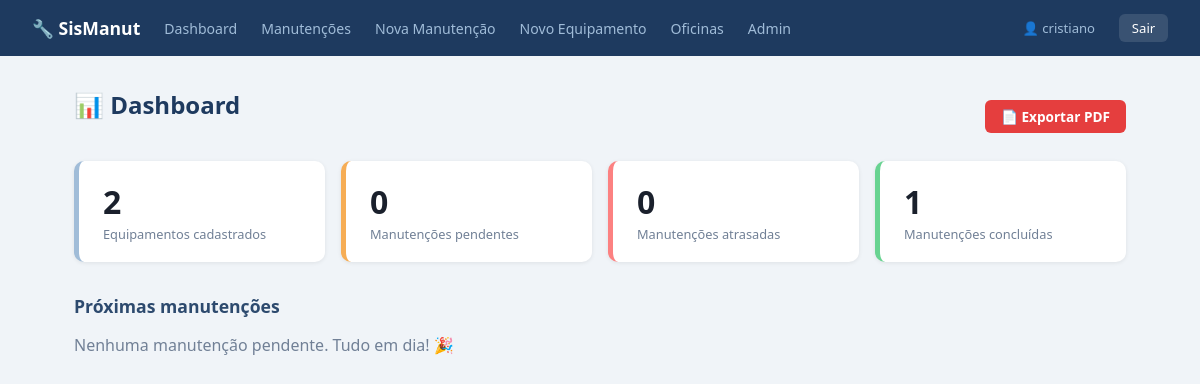
The app's page / (signed in), older data.
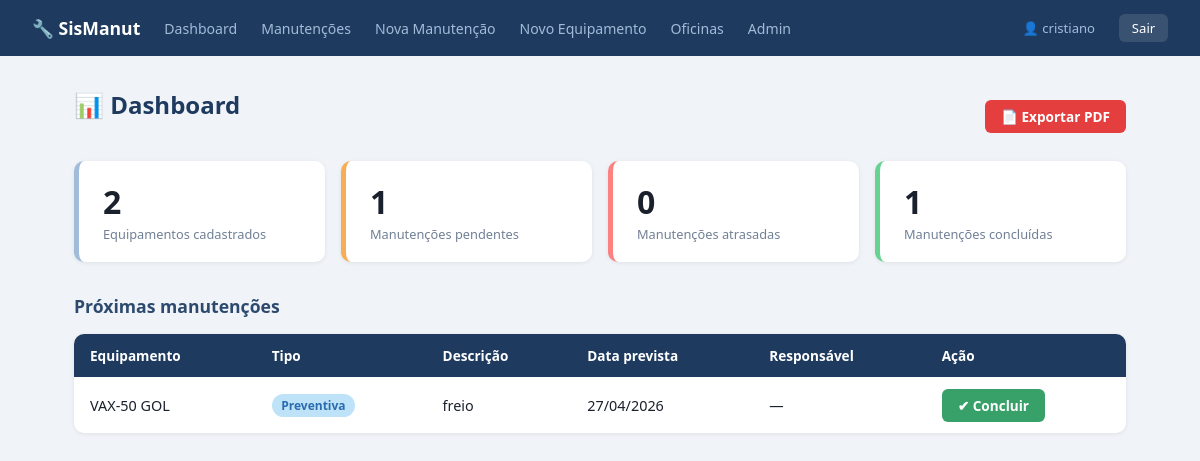
The same page, newer data.
### manutencao/models.py (models this page shows, shortened)
class Manutencao(models.Model):
    TIPO_CHOICES = [
        ("preventiva", "Preventiva"),
        ("corretiva",  "Corretiva"),
    ]
    STATUS_CHOICES = [
        ("pendente",  "Pendente"),
        ("concluida", "Concluída"),
        ("atrasada",  "Atrasada"),
    ]
    equipamento    = models.ForeignKey(
        Equipamento,
        on_delete=models.CASCADE,
        related_name="manutencoes"
    )
    tipo           = models.CharField(max_length=20, choices=TIPO_CHOICES)
    descricao      = models.TextField()
    data_registro  = models.DateField(auto_now_add=True)  # preenchido automaticamente ao salvar
    data_prevista  = models.DateField()
    data_realizada = models.DateField(null=True, blank=True)
    status         = models.CharField(max_length=20, choices=STATUS_CHOICES, default="pendente")
    responsavel    = models.CharField(max_length=100, blank=True)
    horimetro      = models.PositiveIntegerField(null=True, blank=True, verbose_name="Horímetro (h)")
    oficina        = models.ForeignKey(
        Oficina,
        on_delete=models.SET_NULL,
        null=True, blank=True,
        related_name="manutencoes",
        verbose_name="Oficina"
    )
    class Meta:
        verbose_name        = "Manutenção"
        verbose_name_plural = "Manutenções"
        ordering            = ["data_prevista"]

class Equipamento(models.Model):
    nome        = models.CharField(max_length=100)
    localizacao = models.CharField(max_length=100)
    descricao   = models.TextField(blank=True)
    def __str__(self):
        return self.nome
    class Meta:
        verbose_name        = "Equipamento"
        verbose_name_plural = "Equipamentos"
        ordering            = ["nome"]

### manutencao/views.py (the view)
# urls.py: path("",                               views.dashboard,             name="dashboard"),
@login_required
def dashboard(request):
    _atualizar_atrasadas()
    equipamentos = Equipamento.objects.all()
    manutencoes  = Manutencao.objects.select_related("equipamento").all()
    context = {
        "total_equipamentos": equipamentos.count(),
        "pendentes":          manutencoes.filter(status="pendente").count(),
        "atrasadas":          manutencoes.filter(status="atrasada").count(),
        "concluidas":         manutencoes.filter(status="concluida").count(),
        "proximas":           manutencoes.filter(status="pendente").order_by("data_prevista")[:5],
    }
    return render(request, "manutencao/dashboard.html", context)

### manutencao/views.py (called while the page is built)
def _atualizar_atrasadas():
    hoje = timezone.now().date()
    Manutencao.objects.filter(
        status="pendente",
        data_prevista__lt=hoje
    ).update(status="atrasada")

### manutencao/templates/manutencao/dashboard.html (shortened to what this page needs)
{% extends "manutencao/base.html" %}
{% block conteudo %}
<div class="toolbar">
  <h1>📊 Dashboard</h1>
  <a href="{% url 'exportar_pdf' %}" class="btn btn-pdf">📄 Exportar PDF</a>
</div>
<div class="cards">
  <div class="card">
    <div class="numero">{{ total_equipamentos }}</div>
    <div class="label">Equipamentos cadastrados</div>
  </div>
  <div class="card pendente">
    <div class="numero">{{ pendentes }}</div>
    <div class="label">Manutenções pendentes</div>
  </div>
  <div class="card atrasada">
    <div class="numero">{{ atrasadas }}</div>
    <div class="label">Manutenções atrasadas</div>
  </div>
  <div class="card concluida">
    <div class="numero">{{ concluidas }}</div>
    <div class="label">Manutenções concluídas</div>
  </div>
</div>
<h2>Próximas manutenções</h2>
{% if proximas %}
<table>
  <thead>
    <tr>
      <th>Equipamento</th><th>Tipo</th><th>Descrição</th>
      <th>Data prevista</th><th>Responsável</th><th>Ação</th>
    </tr>
  </thead>
  <tbody>
    {% for m in proximas %}
    <tr>
      <td>{{ m.equipamento }}</td>
      <td><span class="badge {{ m.tipo }}">{{ m.get_tipo_display }}</span></td>
      <td>{{ m.descricao }}</td>
      <td>{{ m.data_prevista|date:"d/m/Y" }}</td>
      <td>{{ m.responsavel|default:"—" }}</td>
      <td><a href="{% url 'concluir_manutencao' m.pk %}" class="btn btn-success">✔ Concluir</a></td>
    </tr>
    {% endfor %}
  </tbody>
</table>
{% else %}
  <p style="color:#718096;">Nenhuma manutenção pendente. Tudo em dia! 🎉</p>
{% endif %}
{% endblock %}

Row changes from the older to the newer data that the page shows:
added Manutencao: equipamento "VAX-50 GOL", tipo "Preventiva", descricao "freio", data_prevista "27/04/2026", responsavel "—"
Text that changed along with them:
{{ pendentes }}: "0" → "1"
text no longer shown: "Nenhuma manutenção pendente. Tudo em dia! 🎉"
text now shown: "Equipamento Tipo Descrição Data prevista Responsável Ação"
